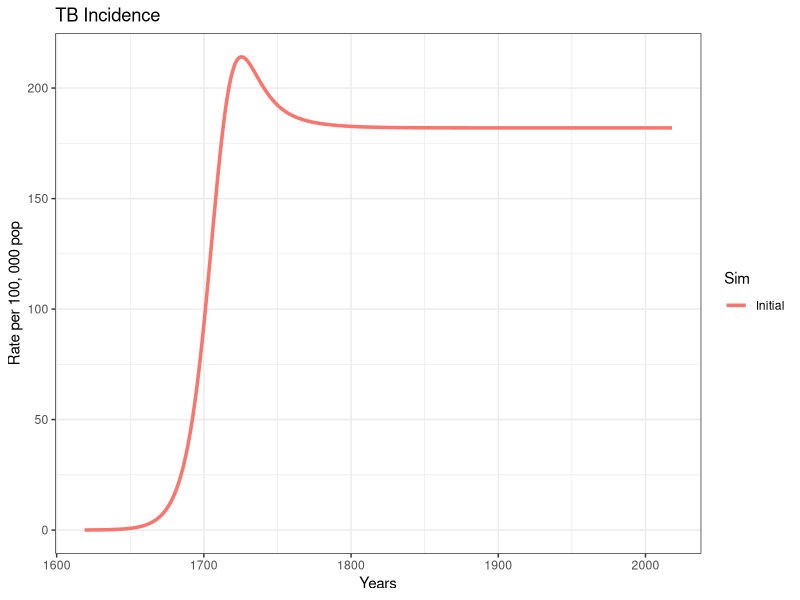
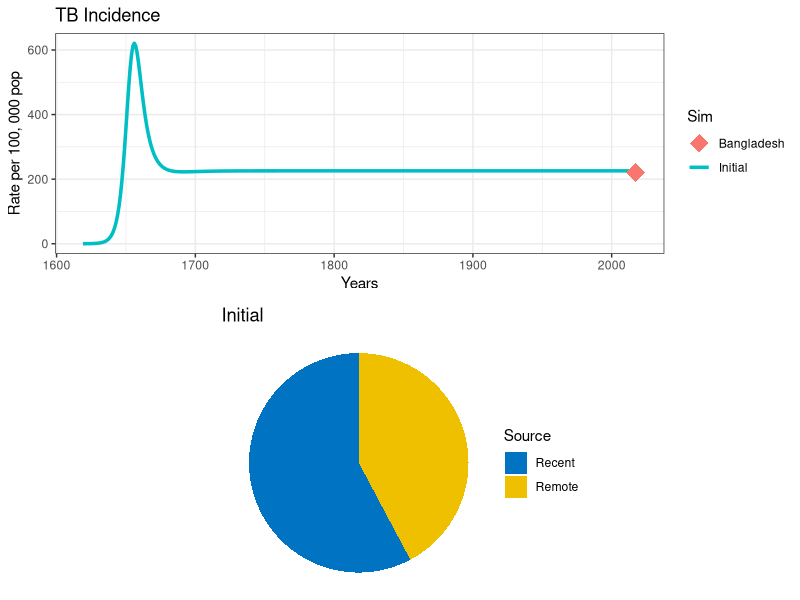
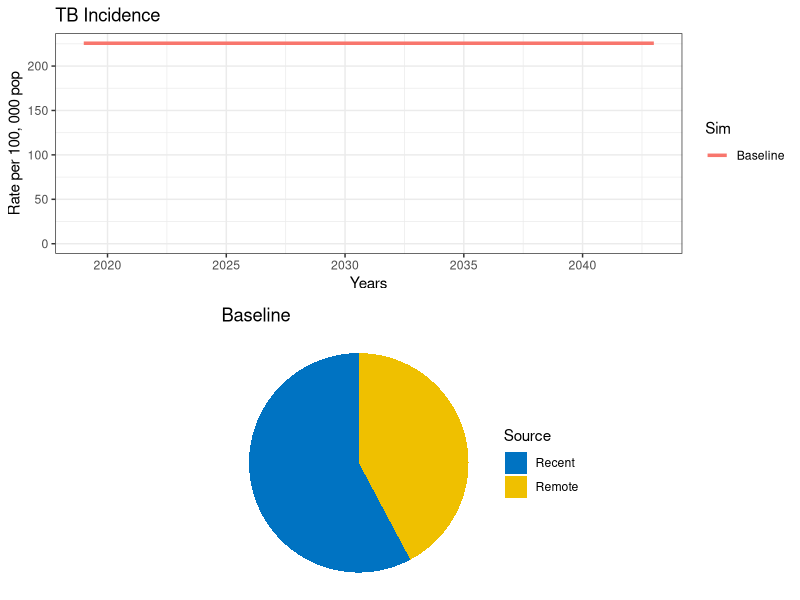

Recreate these plots in R, in order. (Note: this script raises an error after producing the figures.)

# topic -------------------------------------------------------------------

#contact-disease models

# libraries ---------------------------------------------------------------

library(deSolve)
library(gridExtra)
library(ggplot2)
#library(reshape)

# set parameters ----------------------------------------------------------

T.lfx    <- 72              # Life expectancy
T.dur    <- 3                # Duration of infectious period
beta     <- 4                # Transmission rate per capita ***(range 4-18)
break_in <- 1/T.lfx*(0.1)                # Transition rate from latent to active disease
selfcure <- (1/T.dur)*(0.5)                # Rate of spontaneous cure
mu       <- 1/T.lfx         # Background mortality rate
mu_tb    <- (1/T.dur)*(0.5)                # TB mortality rate
fast     <- 0.1                # Fraction fast progressing to active TB
imm      <- 0.5                # Infectiousness decline (partial immunity)
relapse  <- 0.005                # Relapse rate

# equations ---------------------------------------------------------------

TB.Basic <- function (t, state, parameters) {
  with(as.list(c(state, parameters)),             
       {
         N      <- U + L + I + R            # Total population
         births <- I * mu_tb + N * mu       # Births (for stable population)
         lambda <- beta * I/N               # Force of Infection
         
         # Uninfected 
         dU <- births - U * (lambda + mu)                              
         
         # Latent 
         dL <- U * lambda * (1-fast) + R * (lambda * (1-fast) * imm) - L * (mu + break_in) 
         
         # Active TB
         dI <- U * lambda * fast + R * (lambda * fast * imm) +  L * break_in + R * relapse -
           I * (mu + mu_tb + selfcure)
         
         # Recovered
         dR <- I * selfcure - R * (lambda * imm + relapse + mu)      
         
         # Model outcomes
         dIncidence <- U * (lambda * fast) + R * (lambda * fast * imm) + L * break_in + R * relapse 
         
         # ::::::::: TRY  TO COMPLETE THIS EQUATIONS ***(tip: JUST DESINTEGER THE INCIDENCE)
         
         dIrecent   <- U * lambda * fast + R * (lambda*fast*imm) + R * relapse
           
         dIremote   <- L * break_in
           
         # ::::::::::::::::::::::::::::::::::::::::::::
           
         # wrap-up 
         dx <- c(dU, dL, dI, dR, dIncidence, dIrecent, dIremote)
         list(dx)
       }
  )
}


# function ----------------------------------------------------------------

get_intervention <- function(sfin, params_new, params_old, times_new,
                             t.interv, fx_scale, fx_basic, int_name, data_stub) {
  
  # Starting conditions
  xstart <- c(U = sfin$U,
              L = sfin$L,
              I = sfin$I,
              R = sfin$R,
              Incidence = sfin$Incidence,
              Irecent   = sfin$Irecent,
              Iremote   = sfin$Iremote)
  
  # Select type of function
  if (is.na(t.interv)) {
    fx <- fx_basic
  }  else {
    fx <- fx_scale
  }
  
  # Run the model
  out <- as.data.frame(ode(y = xstart, times = times_new,
                           func = fx, parms = params_new)) 
  # Model output
  N           <- out$U + out$L + out$I + out$R
  rate.inc    <- 1e5 * (diff(out$Incidence) / N[1:length(N) - 1])
  fr.remo     <- diff(out$Iremote) / diff(out$Incidence)
  time        <- out$time[1:length(out$time) - 1]
  dat         <- data.frame(Years = time + (2019 - 400), Incidence = rate.inc)
  dat$Sim     <- int_name
  
  # If it is a first run, nothing to append 
  if (is.na(data_stub)) {
    data <- dat
  }
  else # Append previous runs
  {
    data <- rbind(data_stub, dat)
  }
  
  remote <- fr.remo  # rename a variable with the fraction of remote incidence
  titl   <- int_name
  
  p <- ggplot(data = data, mapping = aes(x = Years, y = Incidence, col = Sim))
  p1 <- p +
    geom_line(size = 1.2) +
    ggtitle ("TB Incidence") +
    theme_bw() + ylab("Rate per 100, 000 pop") +
    ylim(0, max(data$Incidence))
  
  df <- data.frame(
    Source = c("Recent", "Remote"),
    value  = c(1 - tail(remote, 1), tail(remote, 1))
  )
  
  # Pie chart of remote vs recent incidence 
  mycols <- c("#0073C2FF", "#EFC000FF")
  pie <- ggplot(df, aes(x = "", y = value, fill = Source)) +
    geom_bar(width = 1, stat = "identity") +
    coord_polar("y", start = 0) +
    scale_fill_manual(values = mycols) +
    theme_void() +
    ggtitle(titl)
  
  output <- list("out" = out, "lines" = p1, "pie" = pie, "data" = data)
  
  # Return the results
  return(output)
}


# sim parameters ----------------------------------------------------------

t.intervention <- 400      # years of simulation
t.scale        <- 3        # Scaling up time of interventions
times <- seq(0, t.intervention, by = 1)          # time scale


# start values ------------------------------------------------------------

# Prepare to run
params <- c(break_in = break_in, selfcure = selfcure, mu = mu, mu_tb = mu_tb,
            beta = beta, fast = fast, imm = imm, relapse = relapse) # running parameters

# Initial Conditions
N  <- 1                  # Total population equal to unity 
I0 <- 1e-6               # TB seed at time 0

xstart <- data.frame(U = N-I0,
                     L = 0,
                     I = I0,  
                     R = 0,
                     Incidence = 0, 
                     Irecent = 0, 
                     Iremote = 0)                


# solve -------------------------------------------------------------------

# run the model
out  <- get_intervention(xstart, params, NA, times, NA, NA, TB.Basic,
                         "Initial", NA) 
# plot
out$lines

# part II -----------------------------------------------------------------

# :::::: FILL IN THE MISSING VALUES HERE 

Inc.country    <- 221 # TB incidence per 100,000 (including TB/HIV) 
country.name   <- "Bangladesh" # e.g., "Sierra Leone"
params["beta"] <- 6.1  # Transmission rate per capita per year ***(EVALUATE FROM WHERE!)
# ::::::
  
  
# run the model
out0 <- get_intervention(xstart, params, NA, times, NA, NA, TB.Basic,
                           "Initial", NA) 

# plot
dot <- data.frame(Data = country.name, Years = 2017, incidence = Inc.country)

p1 <- out0$lines +
  geom_point(dot, mapping = aes(x = Years, y = incidence, col = Data), 
             size = 6, shape = 18) 

# Arrange plots in a grid
grid.arrange(p1, out0$pie)


# scale up intervention ---------------------------------------------------

# Intervention scaling function
scale_up <- function(t, state, parameters, t.interv, parameters_old, fx) {
  
  scale <- min((t - t.interv[1])/(t.interv[2] - t.interv[1]), 1) 
  if (scale < 0) 
  {
    scale <- 0
  }
  
  pars_scaled <- parameters;
  
  pars_scaled <- parameters_old + scale * (parameters - parameters_old)
  
  return(fx(t, state, pars_scaled))
}

# Function handles

fx_basic <- TB.Basic
fx_scale <- function(t, state, parameters) scale_up(t, state, parameters, t.interv, params, fx_basic)

## Simulation 0
# Project at baseline
int_name    <- "Baseline"

# Initial conditions (starting in 2019)
sfin        <- tail(out0$out, 1)                             
params_base <- params
times_new   <- seq(t.intervention, t.intervention + 25, by = 1)
t.interv    <- c(times_new[2], times_new[2] + t.scale)

# Run model
data0 <- get_intervention(sfin, params_base, params_base, times_new, NA,
                          fx_scale, fx_basic, "Baseline", NA) 
# Plot
grid.arrange(data0$lines, data0$pie)


# TB treatment ------------------------------------------------------------

## Simulation 1
# An Intervention simulating introduction of treatment
int_name  <- "Treatment"

# Update parameter results data frame to append new results
params_1  <- params_base
data_stub <- data0$data

# :::: COMPLETE THE MISSING VALUES AND WRITE A TERM FOR RATE Tx

#AIM: modificar tasa de recuperacion

# Change parameters for intervention
T.cs  <- 1       # Time delay (yrs) between developing symptoms and seeking care
pDx   <- 0.95       # Probability of being diagnosed once care sought
pTx   <- 0.95       # probability of recieving correct Tx if diagnosed
T.rTx <- 0.5   # 6 months treatment duration
Tx    <- (1/(T.cs+T.rTx)*pDx*pTx)
#
  
# ::::
  
params_1["selfcure"] <- selfcure + Tx

data1 <- get_intervention(sfin, params_1, params_base, times_new, t.interv,
                          fx_scale, fx_basic, int_name, data_stub) 

p1 <- data1$lines +
  # EndTb limit
  geom_hline(yintercept = Inc.country*0.1, linetype = "dashed", color = "black", size = 1) +
  # Elimination limit
  geom_hline(yintercept = 0.1/1e5, linetype = "dashed", color = "red", size = 1)


grid.arrange(p1, data1$pie)


# increace demand of TB services ------------------------------------------

#reducir el tiempo en el que alguien accede a servicios de salud
#una reducción del 75%
#equivale a el 25% de cada parámetro


# transmission control ----------------------------------------------------

#cut-off the transmission!!!
#no beta!


# focus on the latent population ------------------------------------------
# LTBI treatment

# medida de prevención
# 1- efectividad
# efectividad = 0.9
# 0.1
# affects brake_in -> (1/duracion)*contacto*(1-effectividad)
